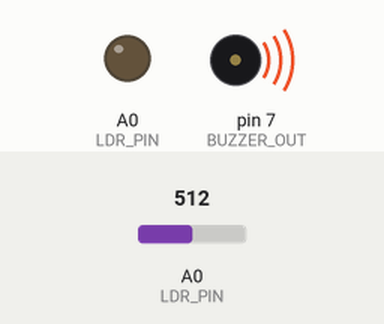
Recording of a sketch running on a simulated Arduino Uno, built with avr-gcc and run on an emulated ATmega328P. On the bench: output pins drawn as LEDs (lit = HIGH), buzzer (waves = sounding). Inputs (shaded band) come from the test bench; at power-on: A0 (LDR_PIN) = 512.

Above: at 1.2 s.
1.3 s: A0 (LDR_PIN) set to 0
At 1.7 s:
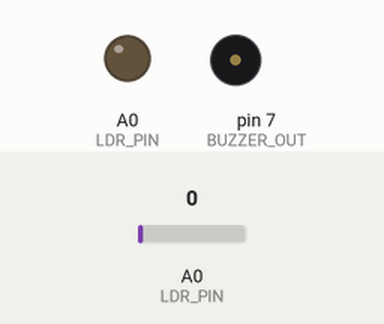
2.8 s: A0 (LDR_PIN) set to 122
At 4.1 s:
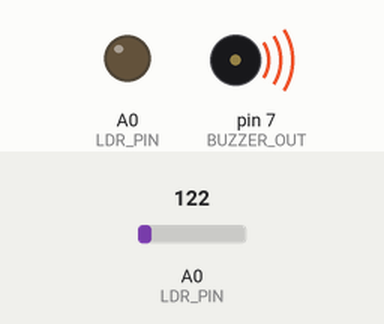
Timing chart, 0 to 5.8 s (numbered marks = the images above; inputs shaded):
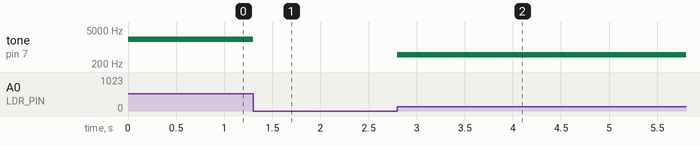

The sketch:

ldrToBuzzer.ino
```cpp
#define LDR_PIN A0
#define BUZZER_OUT 7

void setup() {
	pinMode(LDR_PIN, OUTPUT);

}

void loop() {
	tone(BUZZER_OUT, analogRead(LDR_PIN) * 4, 10);
}
```

Measured:
- after the input at 1.3 s, tone on pin 7 (BUZZER_OUT): 2048 Hz → silent at once
- after the input at 2.8 s, tone on pin 7 (BUZZER_OUT): silent → 488 Hz at once
